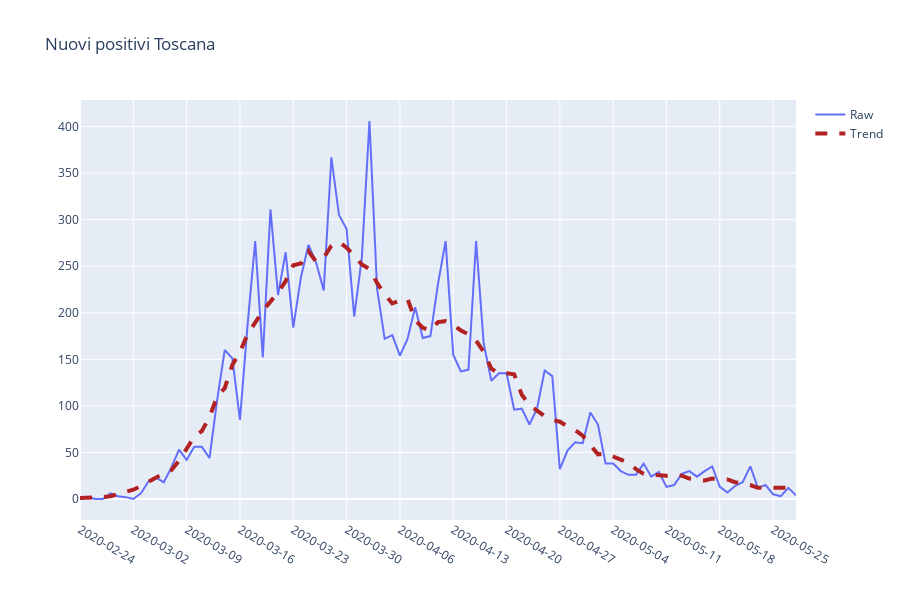

Notebook cell for this chart:
### Code cell
fig=go.Figure(fig_dict)

fig.show()
